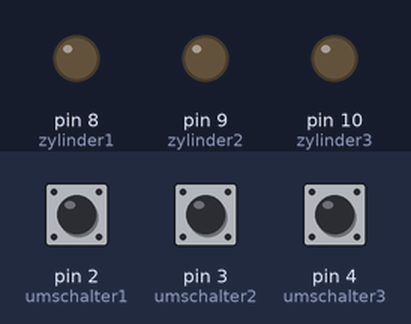
Recording of a sketch running on a simulated Arduino Uno, built with avr-gcc and run on an emulated ATmega328P. On the bench: output pins drawn as LEDs (lit = HIGH). Inputs (shaded band) come from the test bench; at power-on: pin 2 (umschalter1) HIGH, pin 3 (umschalter2) HIGH, pin 4 (umschalter3) HIGH.

Above: at 1.2 s.
1.3 s: pin 2 (umschalter1) pulled LOW for 0.15 s
At 1.37 s:
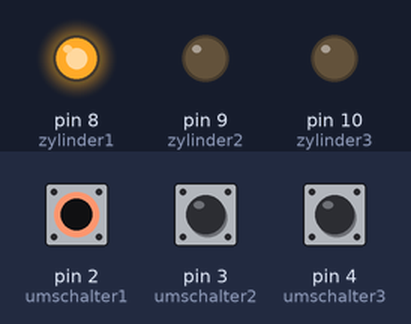
2.9 s: pin 3 (umschalter2) pulled LOW for 0.15 s
At 2.97 s:
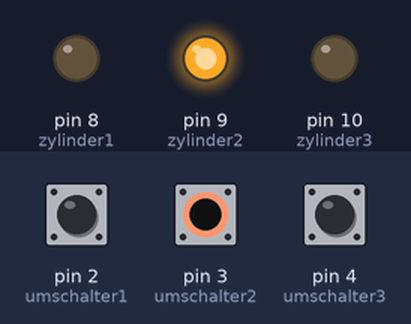
4.5 s: pin 4 (umschalter3) pulled LOW for 0.15 s
At 4.57 s:
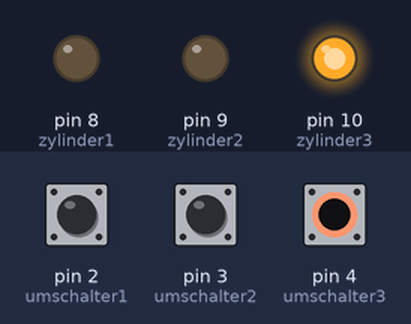
6.1 s: pin 4 (umschalter3) pulled LOW for 3.2 s
At 10.5 s:
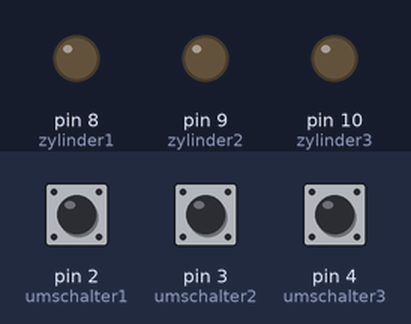
10.8 s: pin 2 (umschalter1) pulled LOW for 3.2 s
At 11.9 s:
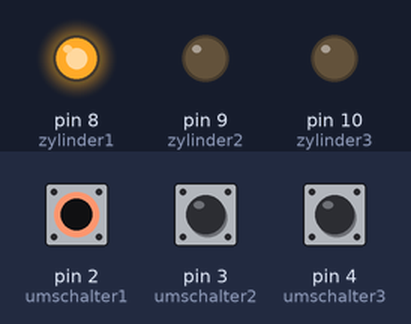
15.5 s: pin 2 (umschalter1) driven LOW and pin 3 (umschalter2) driven LOW
At 16.7 s:
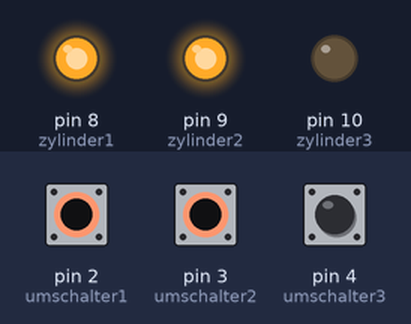
Timing chart, 0 to 18.0 s (numbered marks = the images above; inputs shaded):
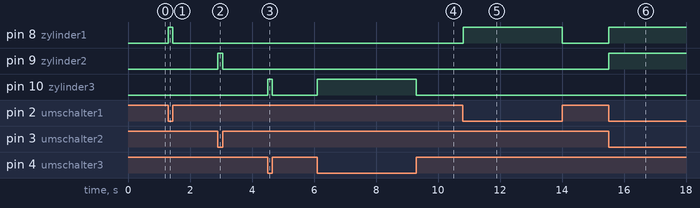

Measured:
- after the input at 1.3 s, pin 8 (zylinder1): LOW → HIGH at once, → LOW 0.15 s later
- after the input at 2.9 s, pin 9 (zylinder2): LOW → HIGH at once, → LOW 0.15 s later
- after the input at 4.5 s, pin 10 (zylinder3): LOW → HIGH at once, → LOW 0.15 s later
- after the input at 6.1 s, pin 10 (zylinder3): LOW → HIGH at once, → LOW 3.2 s later
- after the input at 10.8 s, pin 8 (zylinder1): LOW → HIGH at once, → LOW 3.2 s later
- after the input at 15.5 s, pin 8 (zylinder1), pin 9 (zylinder2): LOW → HIGH at once

The sketch:

Relays_Zylinder.ino
```cpp
#include <Arduino.h>

// Zylinderpins
const int zylinder1 = 8;
const int zylinder2 = 9;
const int zylinder3 = 10;

// Umschaltknöpfe Pins
const int umschalter1 = 2;
const int umschalter2 = 3;
const int umschalter3 = 4;

void setup() {
  pinMode(zylinder1, OUTPUT);
  pinMode(zylinder2, OUTPUT);
  pinMode(zylinder3, OUTPUT);

  pinMode(umschalter1, INPUT_PULLUP);
  pinMode(umschalter2, INPUT_PULLUP);
  pinMode(umschalter3, INPUT_PULLUP);
}

void loop() {
  // Zylinder 1 steuern
  if (digitalRead(umschalter1) == LOW) {
    digitalWrite(zylinder1, HIGH); // Zylinder 1 ausfahren
  } else {
    digitalWrite(zylinder1, LOW); // Zylinder 1 einfahren
  }

  // Zylinder 2 steuern
  if (digitalRead(umschalter2) == LOW) {
    digitalWrite(zylinder2, HIGH); // Zylinder 2 ausfahren
  } else {
    digitalWrite(zylinder2, LOW); // Zylinder 2 einfahren
  }

  // Zylinder 3 steuern
  if (digitalRead(umschalter3) == LOW) {
    digitalWrite(zylinder3, HIGH); // Zylinder 3 ausfahren
  } else {
    digitalWrite(zylinder3, LOW); // Zylinder 3 einfahren
  }

  delay(50); // Entprellzeit für die Umschaltknöpfe
}
```
